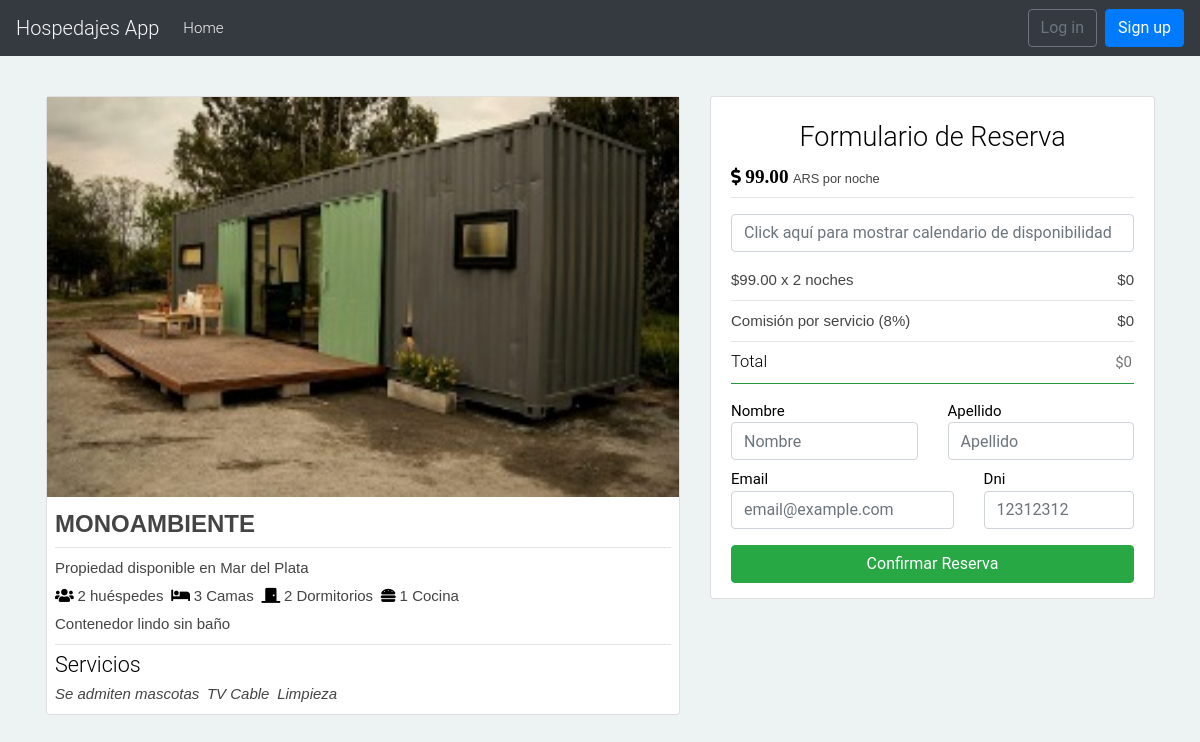
The app's page /hospedajes/property/9/, older data.
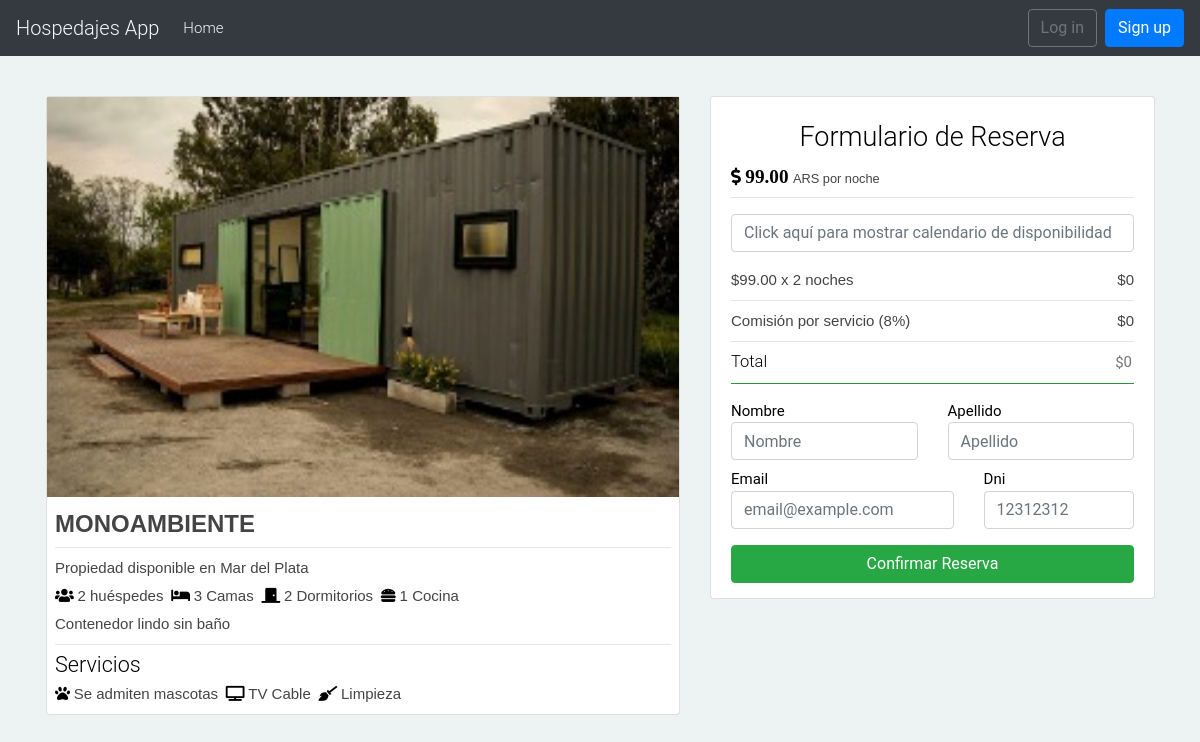
The same page, newer data.
### hospedajes_app/models.py (models this page shows, shortened)
class Feature(models.Model):
    name = models.CharField(max_length=25, unique=True)
    className = models.CharField(max_length=50, blank=True)
    class Meta:
        verbose_name_plural = 'Features'

### hospedajes_app/views.py (the view, shortened to what this page needs)
# urls.py: path('property/<int:property_id>/', views.view_property, name='property'),
def view_property(request, property_id):
    error = ''
    dateList = ''
    property = Property.objects.get(id=property_id)
    rentalDates = RentalDate.objects.filter(property_id=property_id, booking_id=None)
    comforts = ComfortXProperty.objects.filter(property_id=property_id)
    features = Feature.objects.filter(property__pk=property_id)
    for d in rentalDates:
        dateList += str(d.date)
    return render(request, 'hospedajes_app/view_property.html', {'property': property, 'comforts': comforts, 'features': features, 'dateList': dateList})

### hospedajes_app/models.py (called while the page is built)
    def __str__(self):
        return self.name

    def __str__(self):
        return self.name

### templates/hospedajes_app/view_property.html (shortened to what the changed rows need)
{% extends "hospedajes_app/base.html" %}
{% block content %}
<div class="row mt-3">
    <div class="col-lg-7">
        <div class="card" style="margin-left:1px">
            <div class="card-body p-2">
                <div class="d-inline">
                    {% for f in features %}
                    <i class="{{ f.className }} mr-1" aria-hidden="true">
                        <p class="d-inline"> {{ f.name }}</p>
                    </i>
                    {% endfor %}
                </div>
            </div>
        </div>
    </div>
</div>
{% endblock %}

Row changes from the older to the newer data that the page shows:
changed Feature "Se admiten mascotas": className empty → "fas fa-paw" (drawn)
changed Feature "TV Cable": className empty → "fas fa-tv" (drawn)
changed Feature "Limpieza": className empty → "fas fa-broom" (drawn)
